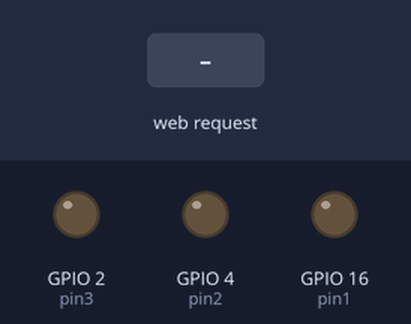
Bench run of a sketch on a simulated ESP8266 (NodeMCU). Shown: output pins drawn as LEDs (lit = HIGH). The inputs (shaded band) are chosen by the test bench. WiFi joins after 1.5 s; servers stay silent unless stated.

Above: at 2.7 s.
2.8 s: HTTP request GET /11 received
At 3.9 s:
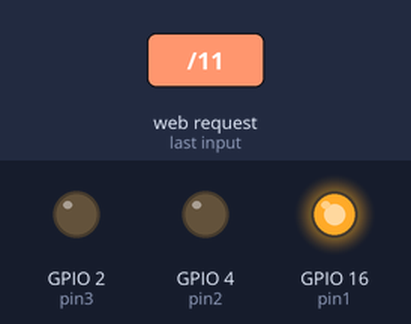
4.3 s: HTTP request GET /21 received
At 5.0 s:
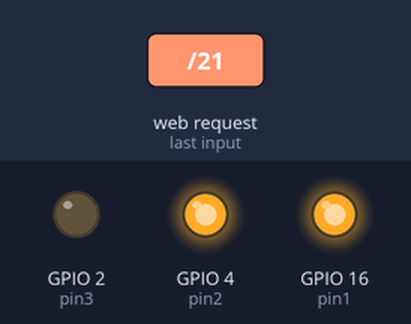
5.8 s: HTTP request GET /31 received
At 6.2 s:
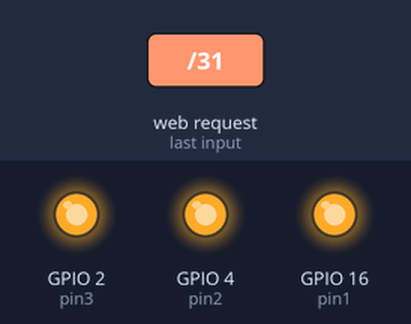
7.3 s: HTTP request GET /10 received
At 8.5 s:
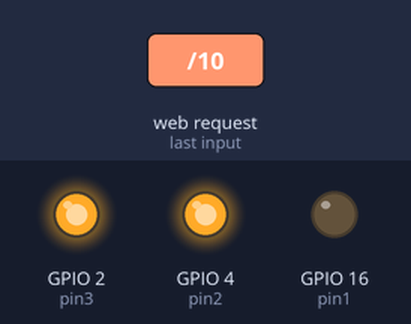
8.8 s: HTTP request GET /20 received
At 9.6 s:
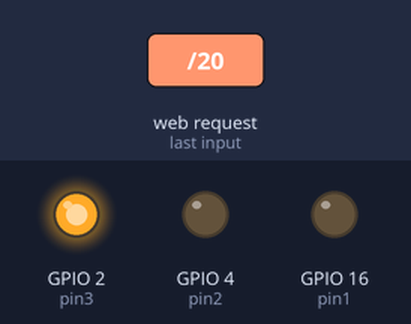
10.3 s: HTTP request GET /30 received
At 10.8 s:
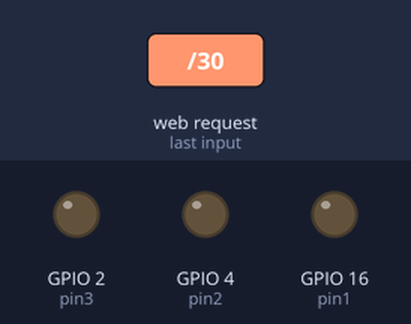
Timing chart, 0 to 12.8 s (numbered marks = the images above; inputs shaded):
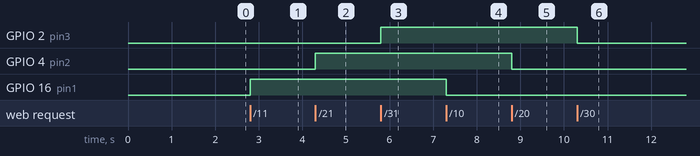

The sketch:

esp.ino
```cpp
#include<ESP8266WiFi.h>
#include<ESP8266WebServer.h>

ESP8266WebServer server;

char* ssid = "";              //enter the wifi network id
char* password = "";          // enter the wifi network password

uint8_t pin1 = 16;
uint8_t pin2 = 4;
uint8_t pin3 = 2;
void setup() {

  pinMode(pin1, OUTPUT);
  pinMode(pin2, OUTPUT);
  pinMode(pin3, OUTPUT);
  WiFi.begin(ssid, password);
  Serial.begin(115200);
  while (WiFi.status() != WL_CONNECTED)
  {
    delay(500);
  }

  server.on("/11", on1);
  server.on("/21", on2);
  server.on("/31", on3);
  server.on("/10", off1);
  server.on("/20", off2);
  server.on("/30", off3);
  server.begin();

}

void loop() {
  server.handleClient();
}
void on1() {
  digitalWrite(pin1, HIGH);
  server.send(200, "text/plain", "Switch 1 is on");
}
void on2() {
  digitalWrite(pin2, HIGH);
  server.send(200, "text/plain", "Switch 2 is on");
}
void on3() {
  digitalWrite(pin3, HIGH);
  server.send(200, "text/plain", "Switch 3 is on");
}
void off1() {
  digitalWrite(pin1, LOW);
  server.send(200, "text/plain", "Switch 1 is off");
}
void off2() {
  digitalWrite(pin2, LOW);
  server.send(200, "text/plain", "Switch 2 is off");
}
void off3() {
  digitalWrite(pin3, LOW);
  server.send(200, "text/plain", "Switch 3 is off");
}
```

Measured:
- after the input at 2.8 s, GPIO 16 (pin1): LOW → HIGH at once
- after the input at 4.3 s, GPIO 4 (pin2): LOW → HIGH at once
- after the input at 5.8 s, GPIO 2 (pin3): LOW → HIGH at once
- after the input at 7.3 s, GPIO 16 (pin1): HIGH → LOW at once
- after the input at 8.8 s, GPIO 4 (pin2): HIGH → LOW at once
- after the input at 10.3 s, GPIO 2 (pin3): HIGH → LOW at once
